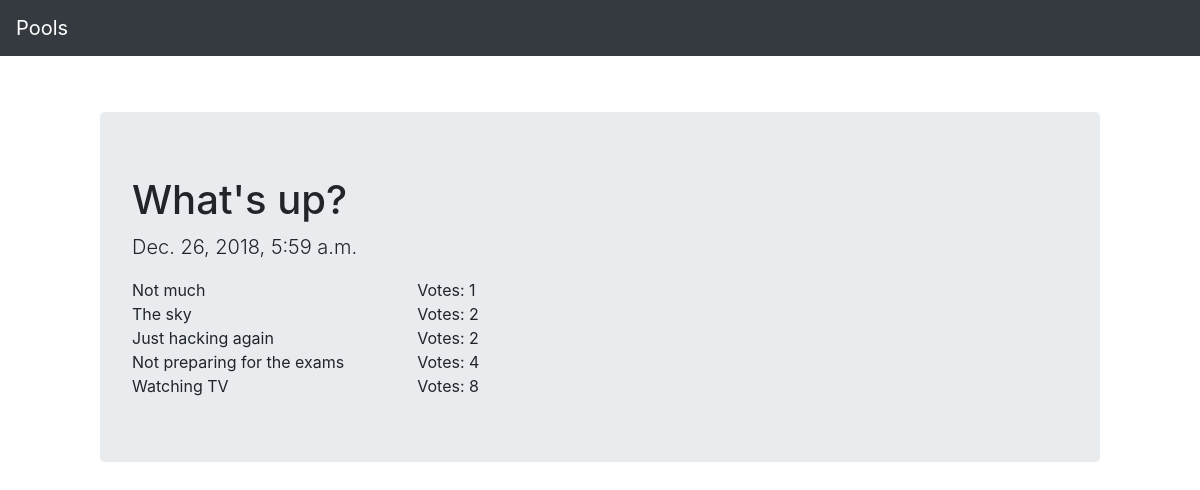
Screenshot of /questions/1 with the database file from the repository.
### Lab/models.py (models this page shows, shortened)
class Question(models.Model):
    question_text = models.CharField(max_length=200)
    pub_date = models.DateTimeField('date published')

class Choice(models.Model):
    question = models.ForeignKey(Question, on_delete=models.CASCADE)
    choice_text = models.CharField(max_length=200)
    votes = models.IntegerField(default=0)

### Lab/views.py (the view)
# urls.py: path('questions/<int:pk>', views.QuestionView.as_view(), name='question'),
class QuestionView(DetailView):
    model = Question
    template_name = 'question.html'
    def get_context_data(self, **kwargs):
        context = super().get_context_data(**kwargs)
        context['object_list'] = Question.objects.all()\
            .filter(pk=self.kwargs['pk']).select_related()
        return context

### Lab/templates/question.html
{% extends 'head.html' %}
{% block content %}
<div class="jumbotron mt-3">
    <h1>{{ object.question_text }}</h1>
    <p class="lead">{{ object.pub_date }}</p>
    {% for choice in object.choice_set.all %}
      <div>
        <div class="question-column">{{ choice.choice_text }}</div>
        <div class="question-column">Votes: {{ choice.votes }}</div>
      </div>
    {% endfor %}
  </div>
{% endblock content %}

### Lab/templates/head.html (shortened to what this page needs)
{% load static %}
<!DOCTYPE html>
<html lang="en">
<head>
    <link rel="stylesheet" href="https://stackpath.bootstrapcdn.com/bootstrap/4.1.3/css/bootstrap.min.css"
>
    <link rel="stylesheet" href="{% static 'css/style.css' %}">
</head>
<body>
<nav class="navbar navbar-expand-md navbar-dark fixed-top bg-dark">
    <a class="navbar-brand" href={% url 'index' %}>Pools</a>
</nav>
<main class="main">
{% block content %}
{% endblock content %}
</main>
</body>
</html>

### Lab/static/css/style.css (style rules this page uses)
.main { margin-top: 56px; padding: 40px 100px; }
.question-column { display: inline-block; width: 30%; }

### rows the page displays
Question: question_text "What's up?", pub_date "Dec. 26, 2018, 5:59 a.m."
Choice: choice_text "Not much", votes "1"
Choice: choice_text "The sky", votes "2"
Choice: choice_text "Just hacking again", votes "2"
Choice: choice_text "Not preparing for the exams", votes "4"
Choice: choice_text "Watching TV", votes "8"
